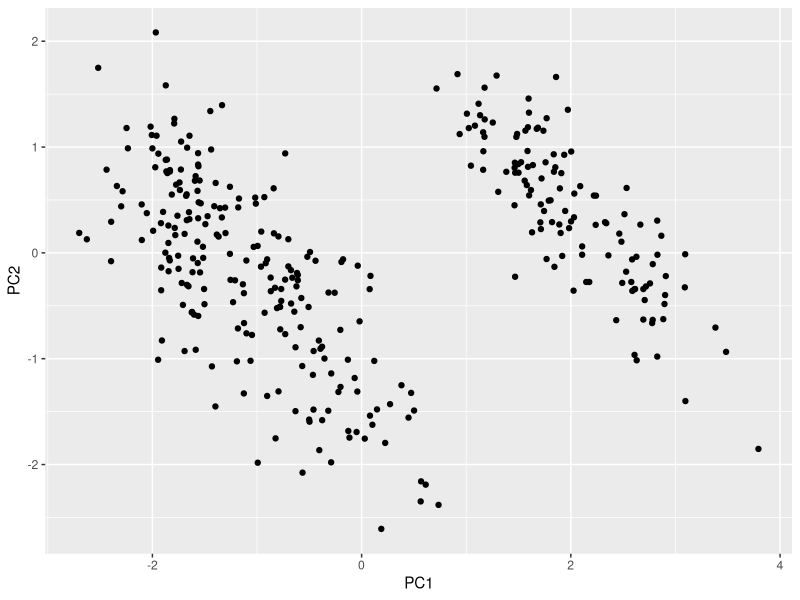
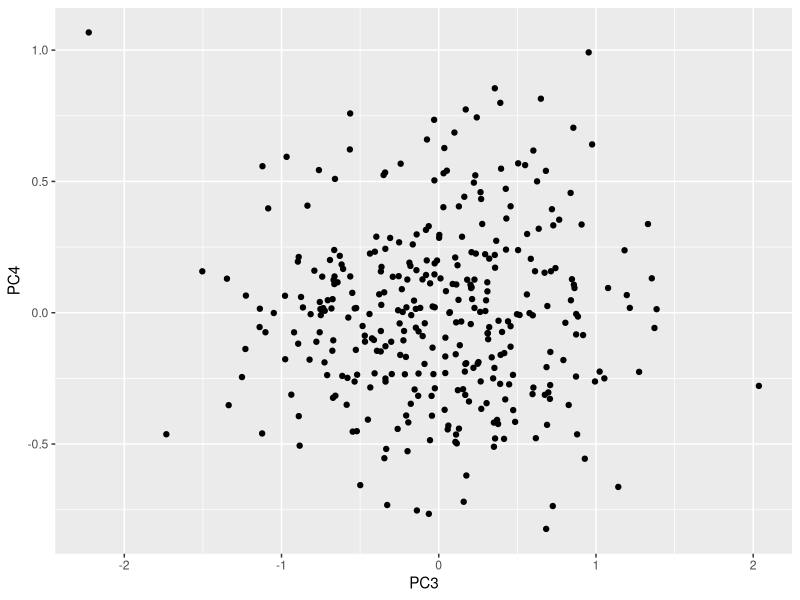
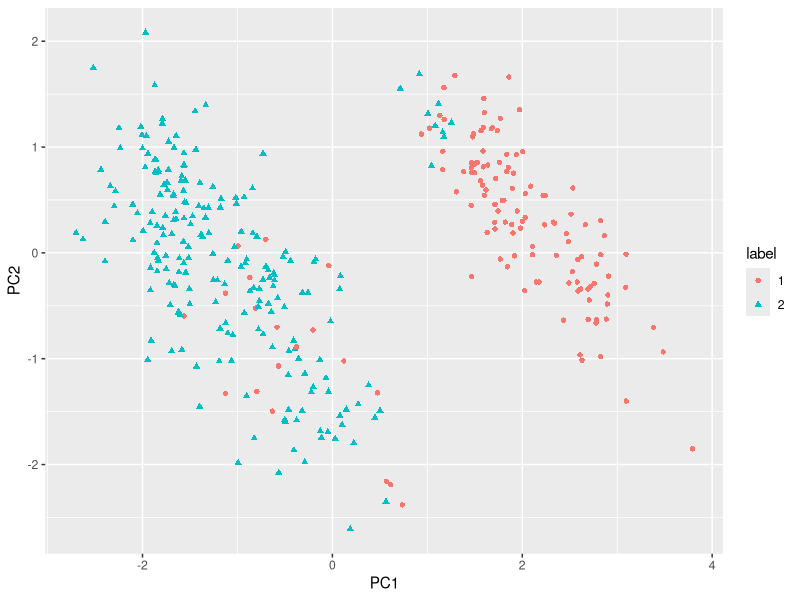
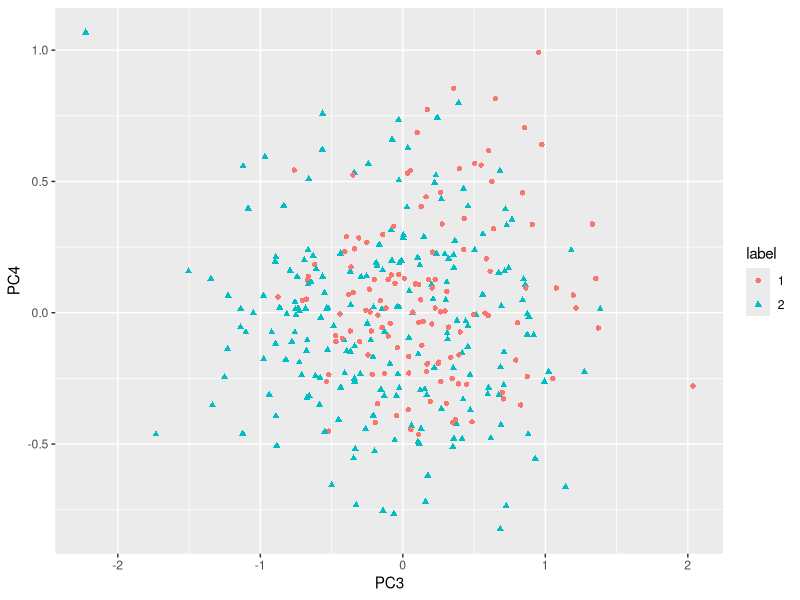
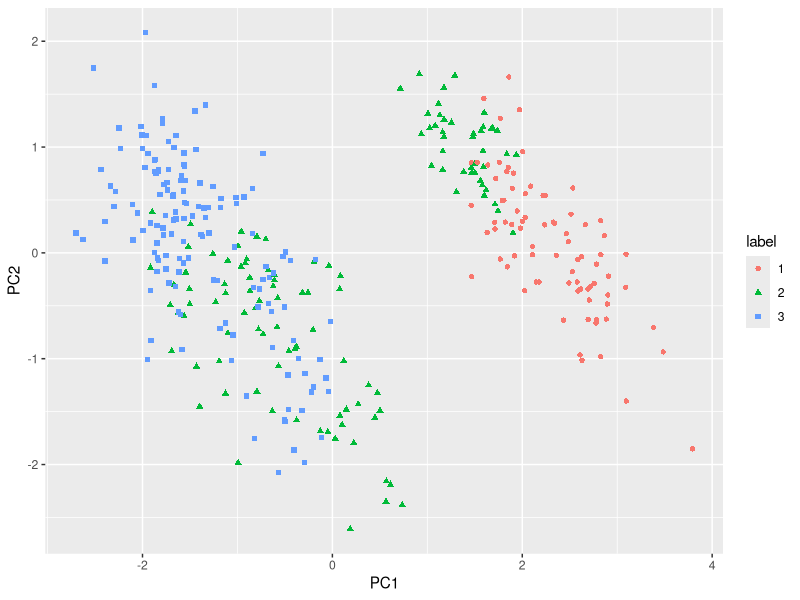
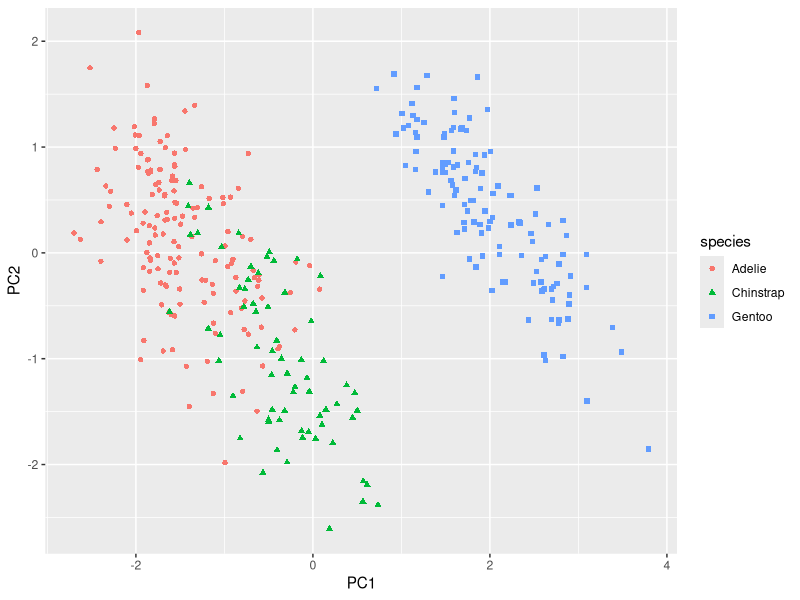

Recreate these plots in R, in order.
## ---- chunk 1
knitr::opts_chunk$set(echo = TRUE)
## ---- chunk 2
library(tidyverse)
library(palmerpenguins)
## ---- chunk 3
penguins_dropped <- penguins |> drop_na(bill_length_mm:body_mass_g)
penguins_num <- penguins_dropped |> select(bill_length_mm:body_mass_g) 
## ---- chunk 4
penguins_pca <- prcomp(penguins_num, scale.=TRUE)
## ---- chunk 5
ggplot(penguins_pca$x) + geom_point(aes(x=PC1, y=PC2))
## ---- chunk 6
ggplot(penguins_pca$x) + geom_point(aes(x=PC3, y=PC4))
## ---- chunk 7
penguins_km2 <- kmeans(penguins_num, 2)
print(penguins_km2)
## ---- chunk 8
penguins_trans2 <- as.data.frame(penguins_pca$x) |>
  mutate(label=as.factor(penguins_km2$cluster))
## ---- chunk 9
ggplot(penguins_trans2) + 
  geom_point(aes(x=PC1, y=PC2, color=label, shape=label))
## ---- chunk 10
ggplot(penguins_trans2) + 
  geom_point(aes(x=PC3, y=PC4, color=label, shape=label))
## ---- chunk 11
penguins_km3 <- kmeans(penguins_num, 3)
print(penguins_km3)
## ---- chunk 12
penguins_trans3 <- as.data.frame(penguins_pca$x) |>
  mutate(
    label=as.factor(penguins_km3$cluster),
    species=as.factor(penguins_dropped$species)
  )
## ---- chunk 13
ggplot(penguins_trans3) + 
  geom_point(aes(x=PC1, y=PC2, color=label, shape=label))
## ---- chunk 14
ggplot(penguins_trans3) +
  geom_point(aes(x=PC1, y=PC2, color=species, shape=species))
